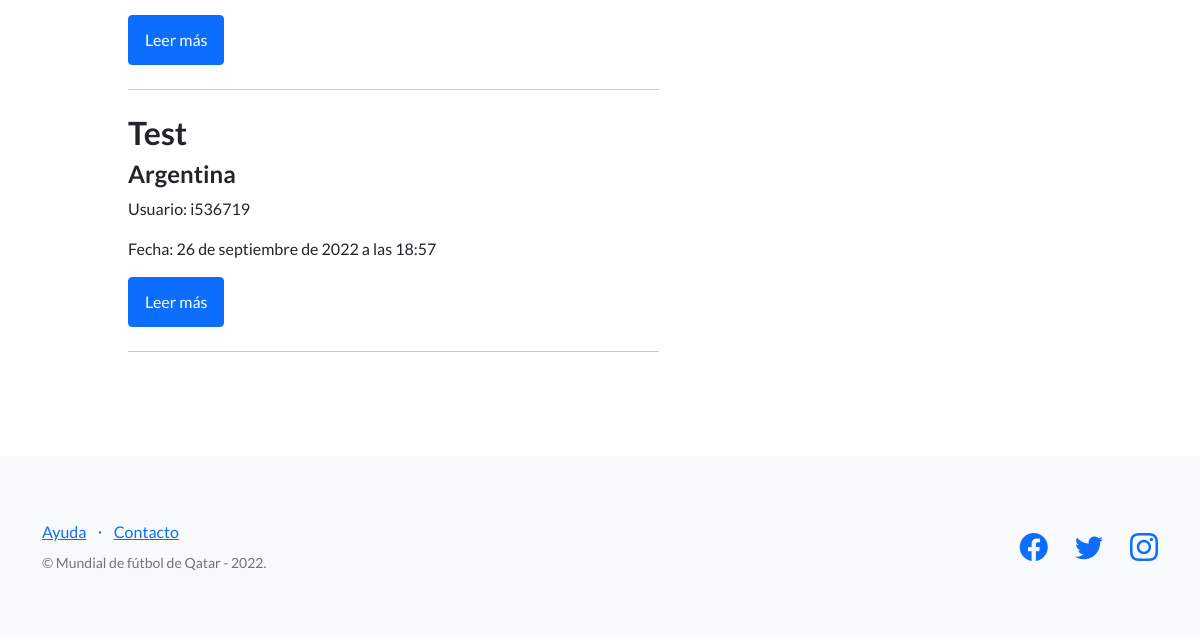
The page /proyecto-mundial/pages/ (lower part) on the database as committed earlier.
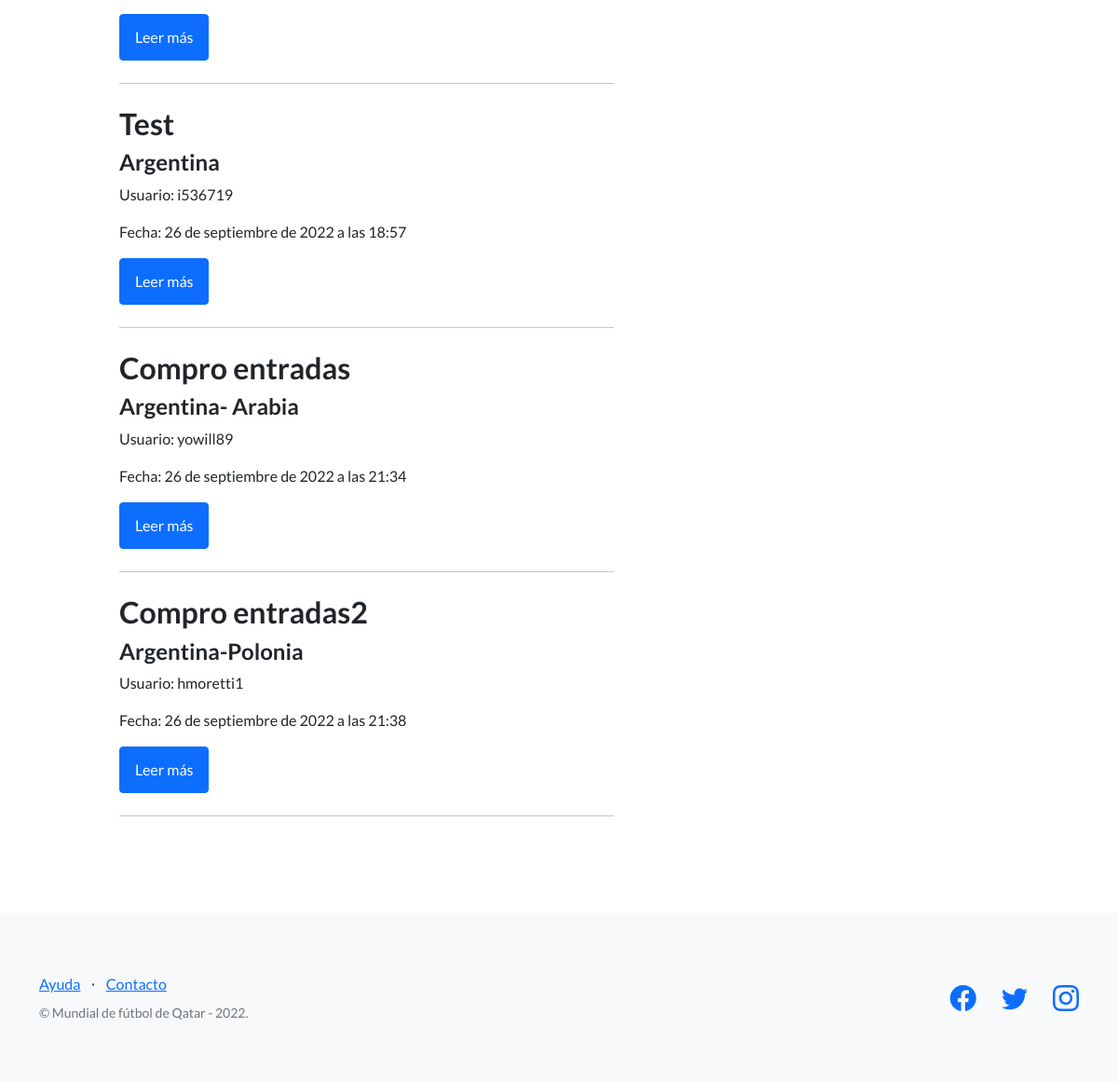
The same page on the database as committed later.
### AppMundial/models.py (models this page shows, shortened)
class Posts(models.Model):
    id = models.AutoField(primary_key=True)
    titulo=models.CharField(max_length=60)
    equipo=models.CharField(max_length=280)
    posteo=RichTextField()
    creado = models.DateTimeField(auto_now_add=True)
    actualizado = models.DateTimeField(auto_now=True)
    autor = models.ForeignKey(
        settings.AUTH_USER_MODEL,
        on_delete=models.CASCADE,
    )
    image = models.ImageField(upload_to='thumbnail', null=True, blank=True)

### AppMundial/views.py (the view)
# urls.py: path('pages/', views.PostList.as_view(), name='blog'),
class PostList(ListView):
    model=Posts
    template_name= 'AppMundial/03-blog.html'

### templates/AppMundial/03-blog.html (shortened to what this page needs)
{% extends "AppMundial/01-plantilla_base.html" %}
{% load static%}
{% block contenido_base %}
    <br><p align="right"><button type="button" class="btn btn-primary"><a href="{% url 'New' %}" style="color:white; text-decoration:none;">Crear nuevo posteo</a></button> </p>
<body>
<div class="container px-4 px-lg-5">
 <div class="row gx-4 gx-lg-5 left-content-center">
    <div class="col-md-10 col-lg-8 col-xl-7">
    {% for Posts in object_list %}
    <div class="post-preview">
        <h2 class="post-title">{{Posts.titulo}}</h2>
        <h4 class="post-subtitle">{{Posts.equipo}}</h4>
        <p class="post-meta"> Usuario: {{Posts.autor}}</p>
        <p class="post-meta"> Fecha: {{Posts.creado}}</p>
        <p>
            <button type="button" class="btn btn-primary"><a href="{% url 'Detail' Posts.id %}" style="color:white; text-decoration:none;">Leer más</a></button>
        </p>
        <hr class="my-4" />
    {% endfor %}
        </div>
    </div>
</div>
</body>
{% endblock contenido_base %}

### templates/AppMundial/01-plantilla_base.html (shortened to what this page needs)
{% load static %}
<!DOCTYPE html>
<html lang="en">
    <head>
        <link href="https://cdn.jsdelivr.net/npm/bootstrap-icons@1.5.0/font/bootstrap-icons.css" rel="stylesheet" type="text/css" />
        <link href="{% static 'AppMundial/css/styles.css' %}" rel="stylesheet" />
    </head>
    <body>
        <section style="padding:80px;">
            {% block contenido_base %}
            {% endblock contenido_base %}
        </section>
        <footer class="footer bg-light">
            <div class="container">
                <div class="row">
                    <div class="col-lg-6 h-100 text-center text-lg-start my-auto">
                        <ul class="list-inline mb-2">
                            <li class="list-inline-item"><a href="#!">Ayuda</a></li>
                            <li class="list-inline-item">⋅</li>
                            <li class="list-inline-item"><a href="#!">Contacto</a></li>
                        </ul>
                        <p class="text-muted small mb-4 mb-lg-0">&copy; Mundial de fútbol de Qatar - 2022.</p>
                    </div>
                    <div class="col-lg-6 h-100 text-center text-lg-end my-auto">
                        <ul class="list-inline mb-0">
                            <li class="list-inline-item me-4">
                                <a href="https://www.facebook.com/FutbolMundialNoticias/"><i class="bi-facebook fs-3"></i></a>
                            </li>
                            <li class="list-inline-item me-4">
                                <a href="https://twitter.com/FIFAWorldCup"><i class="bi-twitter fs-3"></i></a>
                            </li>
                            <li class="list-inline-item">
                                <a href="https://www.instagram.com/fifaworldcup/?hl=es"><i class="bi-instagram fs-3"></i></a>
                            </li>
                        </ul>
                    </div>
                </div>
            </div>
        </footer>
    </body>
</html>

Rows that differ between the two databases and show on the page:
added Posts: titulo "Compro entradas", equipo "Argentina- Arabia", autor "yowill89", creado "26 de septiembre de 2022 a las 21:34"
added Posts: titulo "Compro entradas2", equipo "Argentina-Polonia", autor "hmoretti1", creado "26 de septiembre de 2022 a las 21:38"
